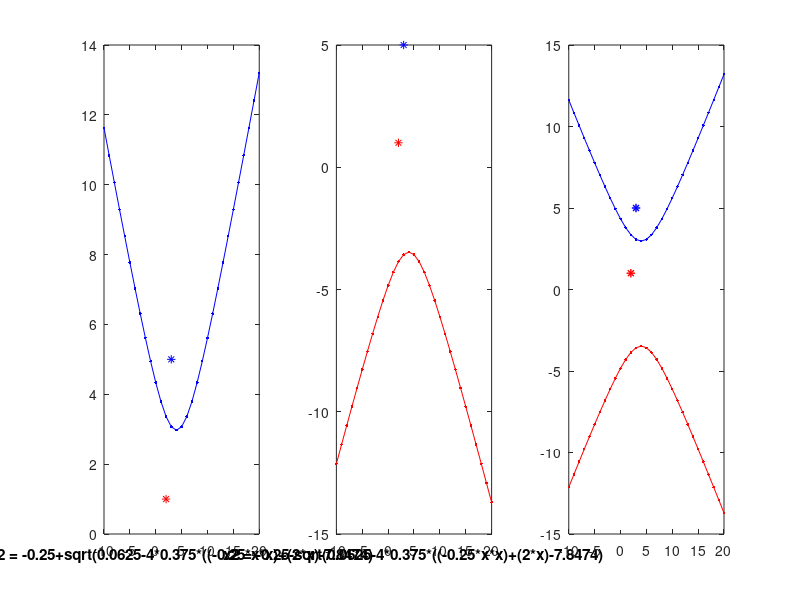

Recreate this plot in MATLAB.
x1 = -10:1:20;
y1 = [];
y2 = [];
for i=1:length(x1)
    x = x1(i);
    a = 0.375;
    b = 0.25; 
    c = (-0.25*x.^2)+(2*x)-7.8474;
    tmp = sqrt(b.^2 - 4*a*c)/(2*a);
    y1(i) = -b+tmp;
    y2(i) = -b-tmp;
end
%txt1 = ['x2 = 2+sqrt(4-12*2*(x*x)-16*x+8*-8.8188)/(2*2*(x*x)-16*x+8*-8.8188)'];

figure('units','normalized','outerposition',[0 0 1 1])
subplot(1,3,1)
a = plot(x1, real(y1), 'b.-');
title("x2 = -0.25+sqrt(0.0625-4*0.375*((-0.25*x*x)+(2*x)-7.8474)",'Units', 'normalized', 'Position', [0.5, -0.06, 0]);
hold on;
plot(3,5,'b*');
plot(2,1, 'r*');

subplot(1,3,2)
b = plot(x1, real(y2), 'r.-');
title("x2 = -0.25-sqrt(0.0625-4*0.375*((-0.25*x*x)+(2*x)-7.8474)",'Units', 'normalized', 'Position', [0.5, -0.06, 0]);
hold on
plot(3,5,'b*');
plot(2,1, 'r*');

subplot(1,3,3)
a = plot(x1, real(y1), 'b.-');
hold on;
plot(3,5,'b*');
plot(2,1, 'r*');
b = plot(x1, real(y2), 'r.-');
hold on
plot(3,5,'b*');
plot(2,1, 'r*');

